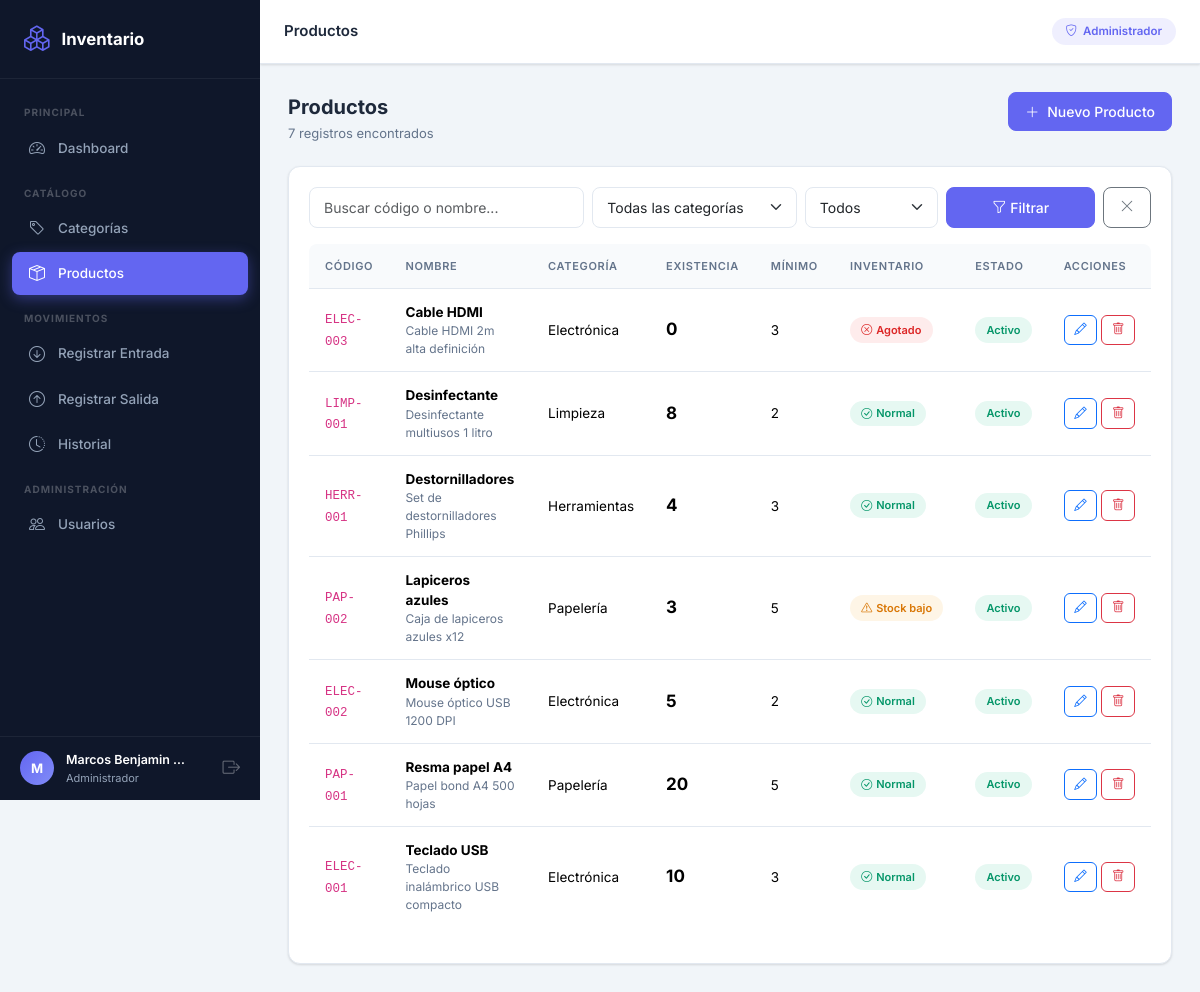
Page /modules/productos/index.php (signed in) on the committed database.
### tables this page shows
CREATE TABLE productos (
    id INT AUTO_INCREMENT PRIMARY KEY,
    codigo VARCHAR(50) NOT NULL UNIQUE,
    nombre VARCHAR(100) NOT NULL,
    descripcion TEXT,
    id_categoria INT NOT NULL,
    existencia_actual INT NOT NULL DEFAULT 0,
    existencia_minima INT NOT NULL DEFAULT 5,
    estado TINYINT(1) NOT NULL DEFAULT 1,
    created_at TIMESTAMP DEFAULT CURRENT_TIMESTAMP,
    FOREIGN KEY (id_categoria) REFERENCES categorias(id) ON DELETE RESTRICT ON UPDATE CASCADE
);

CREATE TABLE categorias (
    id INT AUTO_INCREMENT PRIMARY KEY,
    nombre VARCHAR(100) NOT NULL,
    descripcion TEXT,
    estado TINYINT(1) NOT NULL DEFAULT 1,
    created_at TIMESTAMP DEFAULT CURRENT_TIMESTAMP
);

### modules/productos/index.php (the view, shortened to what this page needs)
<?php
require_once __DIR__ . '/../../config/database.php';
$buscar      = trim($_GET['buscar'] ?? '');
$sql    = 'SELECT p.*, c.nombre AS cat_nombre FROM productos p JOIN categorias c ON p.id_categoria = c.id WHERE 1=1';
$params = [];
$sql .= ' ORDER BY p.nombre';
$stmt = $pdo->prepare($sql);
$stmt->execute($params);
$productos = $stmt->fetchAll();
$rol        = $_SESSION['usuario_rol'];
require_once __DIR__ . '/../../includes/header.php';
?>
<div class="page-header">
    <div>
        <div class="page-title">Productos</div>
        <div class="page-subtitle"><?= count($productos) ?> registros encontrados</div>
    </div>
    <?php if ($rol === 'admin'): ?>
    <a href="<?= BASE_URL ?>/modules/productos/crear.php" class="btn btn-primary" id="btn-nuevo-producto">
        <i class="bi bi-plus-lg me-2"></i>Nuevo Producto
    </a>
    <?php endif; ?>
</div>
<div class="card">
    <div class="card-body" style="padding:1.25rem">
        <form method="GET" class="row g-2 mb-3" id="form-filtro-productos">
            <div class="col-md-4">
                <input type="text" name="buscar" class="form-control" id="input-buscar-prod" placeholder="Buscar código o nombre..." value="<?= htmlspecialchars($buscar) ?>">
            </div>
            <div class="col-md-3">
                <select name="categoria" class="form-select" id="sel-cat-prod">
                    <option value="">Todas las categorías</option>
                </select>
            </div>
            <div class="col-md-2">
                <select name="estado" class="form-select" id="sel-estado-prod">
                    <option value="">Todos</option>
                </select>
            </div>
            <div class="col-md-3 d-flex gap-2">
                <button type="submit" class="btn btn-primary flex-fill" id="btn-filtrar-prod"><i class="bi bi-funnel me-1"></i>Filtrar</button>
                <a href="<?= BASE_URL ?>/modules/productos/index.php" class="btn btn-outline-secondary" id="btn-limpiar-prod"><i class="bi bi-x-lg"></i></a>
            </div>
        </form>
        <div class="table-responsive">
            <table class="table" id="tabla-productos">
                <thead>
                    <tr>
                        <th>Código</th>
                        <th>Nombre</th>
                        <th>Categoría</th>
                        <th>Existencia</th>
                        <th>Mínimo</th>
                        <th>Inventario</th>
                        <th>Estado</th>
                        <?php if ($rol === 'admin'): ?><th>Acciones</th><?php endif; ?>
                    </tr>
                </thead>
                <tbody>
                    <?php if (empty($productos)): ?>
                    <tr><td colspan="8" class="text-center py-4 text-muted">No se encontraron productos.</td></tr>
                    <?php else: ?>
                    <?php foreach ($productos as $p): ?>
                    <tr>
                        <td><code style="font-size:.78rem"><?= htmlspecialchars($p['codigo']) ?></code></td>
                        <td>
                            <strong><?= htmlspecialchars($p['nombre']) ?></strong>
                            <?php if ($p['descripcion']): ?>
                            <div style="font-size:.75rem;color:var(--text-secondary)"><?= htmlspecialchars(mb_substr($p['descripcion'], 0, 40)) ?><?= strlen($p['descripcion']) > 40 ? '…' : '' ?></div>
                            <?php endif; ?>
                        </td>
                        <td><?= htmlspecialchars($p['cat_nombre']) ?></td>
                        <td><strong style="font-size:1.0625rem"><?= $p['existencia_actual'] ?></strong></td>
                        <td><?= $p['existencia_minima'] ?></td>
                        <td>
                            <?php if ($p['existencia_actual'] == 0): ?>
                            <span class="bstatus b-agotado"><i class="bi bi-x-circle me-1"></i>Agotado</span>
                            <?php elseif ($p['existencia_actual'] <= $p['existencia_minima']): ?>
                            <span class="bstatus b-bajo"><i class="bi bi-exclamation-triangle me-1"></i>Stock bajo</span>
                            <?php else: ?>
                            <span class="bstatus b-normal"><i class="bi bi-check-circle me-1"></i>Normal</span>
                            <?php endif; ?>
                        </td>
                        <td>
                            <?php if ($p['estado']): ?>
                            <span class="bstatus b-activo">Activo</span>
                            <?php else: ?>
                            <span class="bstatus b-inactivo">Inactivo</span>
                            <?php endif; ?>
                        </td>
                        <?php if ($rol === 'admin'): ?>
                        <td>
                            <div class="d-flex gap-1">
                                <a href="<?= BASE_URL ?>/modules/productos/editar.php?id=<?= $p['id'] ?>" class="btn btn-sm btn-outline-primary" id="btn-editar-prod-<?= $p['id'] ?>" title="Editar">
                                    <i class="bi bi-pencil"></i>
                                </a>
                                <form method="POST" action="<?= BASE_URL ?>/modules/productos/eliminar.php" onsubmit="return confirm('¿Desea eliminar este producto?')">
                                    <button type="submit" class="btn btn-sm btn-outline-danger" id="btn-eliminar-prod-<?= $p['id'] ?>" title="Eliminar">
                                        <i class="bi bi-trash"></i>
                                    </button>
                                </form>
                            </div>
                        </td>
                        <?php endif; ?>
                    </tr>
                    <?php endforeach; ?>
                    <?php endif; ?>
                </tbody>
            </table>
        </div>
    </div>
</div>
<?php require_once __DIR__ . '/../../includes/footer.php'; ?>

### assets/css/style.css (style rules this page uses)
:root { --sidebar-bg: #0f172a; --sidebar-text: #94a3b8; --sidebar-active: #6366f1; --sidebar-hover: #1e293b; --sidebar-width: 260px; --topbar-height: 64px; --content-bg: #f1f5f9; --card-bg: #ffffff; --primary: #6366f1; --primary-dark: #4f46e5; --success: #10b981; --warning: #f59e0b; --danger: #ef4444; --info: #3b82f6; --text-primary: #1e293b; --text-secondary: #64748b; --border-color: #e2e8f0; --shadow: 0 1px 3px rgba(0,0,0,.08), 0 1px 2px rgba(0,0,0,.05); --shadow-md: 0 4px 12px rgba(0,0,0,.08), 0 2px 4px rgba(0,0,0,.05); --shadow-lg: 0 10px 24px rgba(0,0,0,.1), 0 4px 8px rgba(0,0,0,.05); --radius: 12px; --radius-sm: 8px; }
* { margin: 0; padding: 0; box-sizing: border-box; }
body { font-family: 'Inter', sans-serif; background: var(--content-bg); color: var(--text-primary); }
.card { border: 1px solid var(--border-color) !important; border-radius: var(--radius) !important; box-shadow: var(--shadow) !important; }
.table { font-size: .8438rem; }
.table th { background: #f8fafc !important; font-weight: 600; font-size: .6875rem; letter-spacing: .06em; text-transform: uppercase; color: var(--text-secondary); padding: .875rem 1rem !important; border-bottom: 1px solid var(--border-color) !important; white-space: nowrap; }
.table td { padding: .8125rem 1rem !important; vertical-align: middle; border-bottom: 1px solid var(--border-color) !important; }
.table tbody tr:last-child td { border-bottom: none !important; }
.table-responsive { border-radius: var(--radius-sm); overflow: hidden; }
.bstatus { padding: .275rem .7rem; border-radius: 100px; font-size: .6875rem; font-weight: 600; display: inline-block; white-space: nowrap; }
.b-activo { background: rgba(16,185,129,.1); color: #059669; }
.b-agotado { background: rgba(239,68,68,.1); color: #dc2626; }
.b-bajo { background: rgba(245,158,11,.1); color: #d97706; }
.b-normal { background: rgba(16,185,129,.1); color: #059669; }
.form-control, .form-select { border: 1px solid var(--border-color); border-radius: 8px; padding: .5625rem .875rem; font-size: .875rem; transition: border-color .2s, box-shadow .2s; }
.btn { border-radius: 8px; font-weight: 500; font-size: .875rem; padding: .5rem 1rem; transition: all .2s; }
.btn-primary { background: var(--primary); border-color: var(--primary); }
.btn-sm { padding: .3rem .6rem; font-size: .78rem; border-radius: 6px; }
.page-header { display: flex; align-items: flex-start; justify-content: space-between; margin-bottom: 1.375rem; flex-wrap: wrap; gap: 1rem; }
.page-title { font-size: 1.25rem; font-weight: 700; color: var(--text-primary); }
.page-subtitle { font-size: .8125rem; color: var(--text-secondary); margin-top: .125rem; }

### rows in the picture
productos: codigo "ELEC-003", nombre "Cable HDMI", descripcion "Cable HDMI 2m alta definición", id_categoria.nombre "Electrónica", existencia_actual "0", existencia_minima "3", shows "Agotado", estado "Activo"
productos: codigo "LIMP-001", nombre "Desinfectante", descripcion "Desinfectante multiusos 1 litro", id_categoria.nombre "Limpieza", existencia_actual "8", existencia_minima "2", shows "Normal", estado "Activo"
productos: codigo "HERR-001", nombre "Destornilladores", descripcion "Set de destornilladores Phillips", id_categoria.nombre "Herramientas", existencia_actual "4", existencia_minima "3", shows "Normal", estado "Activo"
productos: codigo "PAP-002", nombre "Lapiceros azules", descripcion "Caja de lapiceros azules x12", id_categoria.nombre "Papelería", existencia_actual "3", existencia_minima "5", shows "Stock bajo", estado "Activo"
productos: codigo "ELEC-002", nombre "Mouse óptico", descripcion "Mouse óptico USB 1200 DPI", id_categoria.nombre "Electrónica", existencia_actual "5", existencia_minima "2", shows "Normal", estado "Activo"
productos: codigo "PAP-001", nombre "Resma papel A4", descripcion "Papel bond A4 500 hojas", id_categoria.nombre "Papelería", existencia_actual "20", existencia_minima "5", shows "Normal", estado "Activo"
productos: codigo "ELEC-001", nombre "Teclado USB", descripcion "Teclado inalámbrico USB compacto", id_categoria.nombre "Electrónica", existencia_actual "10", existencia_minima "3", shows "Normal", estado "Activo"

### other values in the picture
$_inicial "M"
$_nombre "Marcos Benjamin…"
$pageTitle "Productos"
count($productos) "7"
